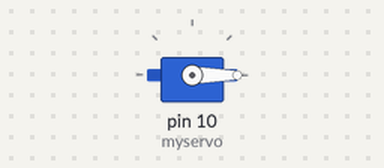
Simulated run of this sketch. Board: Arduino Uno, built with avr-gcc and run on an emulated ATmega328P. Parts: servo.

Above: at 0.05 s.
At 4.0 s:
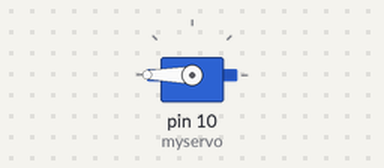
Timing chart, 0 to 5.2 s (numbered marks = the images above):
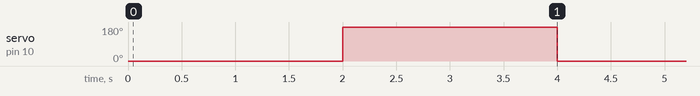

The sketch:

vscode_test.ino
```cpp
#include <Servo.h>
#include <AFMotor.h>

Servo myservo;  // create servo object to control a servo
// twelve servo objects can be created on most boards

int pos = 0;    // variable to store the servo position

void setup() {
  myservo.attach(10);  // attaches the servo on pin 9 to the servo object
}

void loop() {

    // in steps of 1 degree
    myservo.write(0);              // tell servo to go to position in variable 'pos'
    delay(2000);                       // waits 15ms for the servo to reach the position


    myservo.write(180);              // tell servo to go to position in variable 'pos'
    delay(2000);                       // waits 15ms for the servo to reach the position
  }
```

Measured:
- by itself, servo on pin 10 (myservo): alternates 180° for 2.0 s and 0° for 2.0 s
